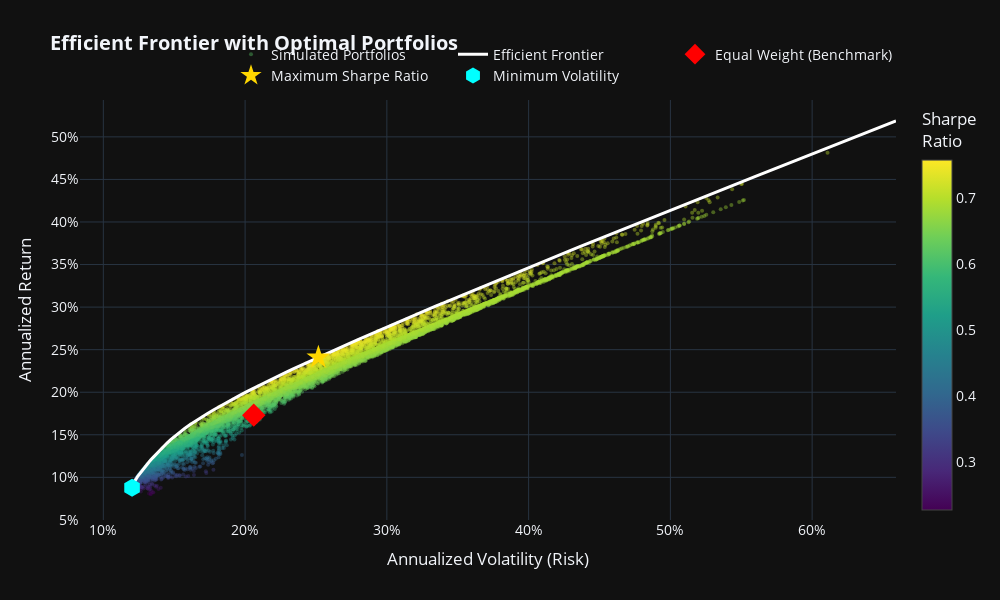

Write notebook code for a chart like this one.
### Code cell
# Efficient Frontier
efficient_frontier = optimizer.get_efficient_frontier(n_points=100)

# Create comprehensive visualization
fig = go.Figure()

# Monte Carlo cloud
fig.add_trace(go.Scatter(
    x=mc_results['Volatility'],
    y=mc_results['Return'],
    mode='markers',
    marker=dict(
        size=4,
        color=mc_results['Sharpe'],
        colorscale='Viridis',
        colorbar=dict(title='Sharpe<br>Ratio'),
        opacity=0.4
    ),
    name='Simulated Portfolios',
    hovertemplate='Vol: %{x:.1%}<br>Ret: %{y:.1%}<extra></extra>'
))

# Efficient Frontier line
fig.add_trace(go.Scatter(
    x=efficient_frontier['Volatility'],
    y=efficient_frontier['Return'],
    mode='lines',
    line=dict(color='white', width=3),
    name='Efficient Frontier'
))

# Equal Weight Portfolio
fig.add_trace(go.Scatter(
    x=[ew_portfolio['volatility']],
    y=[ew_portfolio['return']],
    mode='markers',
    marker=dict(size=18, color='red', symbol='diamond'),
    name='Equal Weight (Benchmark)',
    hovertemplate=f"EW<br>Vol: {ew_portfolio['volatility']:.1%}<br>Ret: {ew_portfolio['return']:.1%}<br>SR: {ew_portfolio['sharpe']:.2f}<extra></extra>"
))

# Max Sharpe
fig.add_trace(go.Scatter(
    x=[msr_portfolio['volatility']],
    y=[msr_portfolio['return']],
    mode='markers',
    marker=dict(size=18, color='gold', symbol='star'),
    name='Maximum Sharpe Ratio',
    hovertemplate=f"MSR<br>Vol: {msr_portfolio['volatility']:.1%}<br>Ret: {msr_portfolio['return']:.1%}<br>SR: {msr_portfolio['sharpe']:.2f}<extra></extra>"
))

# Min Volatility
fig.add_trace(go.Scatter(
    x=[min_vol_portfolio['volatility']],
    y=[min_vol_portfolio['return']],
    mode='markers',
    marker=dict(size=18, color='cyan', symbol='hexagon'),
    name='Minimum Volatility',
    hovertemplate=f"MinVol<br>Vol: {min_vol_portfolio['volatility']:.1%}<br>Ret: {min_vol_portfolio['return']:.1%}<br>SR: {min_vol_portfolio['sharpe']:.2f}<extra></extra>"
))

fig.update_layout(
    title='<b>Efficient Frontier with Optimal Portfolios</b>',
    xaxis_title='Annualized Volatility (Risk)',
    yaxis_title='Annualized Return',
    template='plotly_dark',
    font=dict(size=14),
    xaxis_tickformat='.0%',
    yaxis_tickformat='.0%',
    legend=dict(orientation='h', yanchor='bottom', y=1.02, xanchor='right', x=1),
    width=1000,
    height=600
)

fig.show()

### Figure 1 — Plotly figure (JSON) as saved in the notebook; plotly's stock layout.template omitted (floating-point values rounded to 4 significant figures; data arrays with more than 128 entries replaced by an {"elided": "..."} marker saying what was removed)
{"data": [{"hovertemplate": "Vol: %{x:.1%}<br>Ret: %{y:.1%}<extra></extra>", "marker": {"color": {"elided": "10000 float values"}, "colorbar": {"title": {"text": "Sharpe<br>Ratio"}}, "colorscale": [[0.0, "#440154"], [0.1111, "#482878"], [0.2222, "#3e4989"], [0.3333, "#31688e"], [0.4444, "#26828e"], [0.5556, "#1f9e89"], [0.6667, "#35b779"], [0.7778, "#6ece58"], [0.8889, "#b5de2b"], [1.0, "#fde725"]], "opacity": 0.4, "size": 4}, "mode": "markers", "name": "Simulated Portfolios", "type": "scatter", "x": {"elided": "10000 float values"}, "y": {"elided": "10000 float values"}}, {"line": {"color": "white", "width": 3}, "mode": "lines", "name": "Efficient Frontier", "type": "scatter", "x": [0.1203, 0.1212, 0.1225, 0.1241, 0.126, 0.128, 0.1301, 0.1324, 0.1347, 0.1371, 0.1396, 0.1421, 0.1448, 0.1475, 0.1506, 0.1538, 0.1573, 0.161, 0.1649, 0.169, 0.1732, 0.1776, 0.1822, 0.1868, 0.1916, 0.1966, 0.2016, 0.2067, 0.2119, 0.2172, 0.2226, 0.228, 0.2335, 0.2391, 0.2448, 0.2505, 0.2562, 0.262, 0.2679, 0.2737, 0.2797, 0.2856, 0.2916, 0.2976, 0.3037, 0.3098, 0.3159, 0.322, 0.3282, 0.3344, 0.3406, 0.3468, 0.3531, 0.3594, 0.3656, 0.3719, 0.3783, 0.3846, 0.3909, 0.3973, 0.4037, 0.4101, 0.4165, 0.4229, 0.4293, 0.4357, 0.4421, 0.4486, 0.4551, 0.4615, 0.468, 0.4745, 0.481, 0.4875, 0.494, 0.5005, 0.507, 0.5136, 0.5201, 0.5267, 0.5333, 0.5398, 0.5464, 0.553, 0.5596, 0.5662, 0.5728, 0.5794, 0.586, 0.5926, 0.5993, 0.6059, 0.6126, 0.6192, 0.6258, 0.6325, 0.6392, 0.6458, 0.6525, 0.6592], "y": [0.08777, 0.09212, 0.09647, 0.1008, 0.1052, 0.1095, 0.1139, 0.1182, 0.1226, 0.1269, 0.1313, 0.1356, 0.14, 0.1443, 0.1487, 0.1531, 0.1574, 0.1618, 0.1661, 0.1705, 0.1748, 0.1792, 0.1835, 0.1879, 0.1922, 0.1966, 0.2009, 0.2053, 0.2096, 0.214, 0.2183, 0.2227, 0.227, 0.2314, 0.2357, 0.2401, 0.2444, 0.2488, 0.2532, 0.2575, 0.2619, 0.2662, 0.2706, 0.2749, 0.2793, 0.2836, 0.288, 0.2923, 0.2967, 0.301, 0.3054, 0.3097, 0.3141, 0.3184, 0.3228, 0.3271, 0.3315, 0.3358, 0.3402, 0.3445, 0.3489, 0.3532, 0.3576, 0.362, 0.3663, 0.3707, 0.375, 0.3794, 0.3837, 0.3881, 0.3924, 0.3968, 0.4011, 0.4055, 0.4098, 0.4142, 0.4185, 0.4229, 0.4272, 0.4316, 0.4359, 0.4403, 0.4446, 0.449, 0.4533, 0.4577, 0.4621, 0.4664, 0.4708, 0.4751, 0.4795, 0.4838, 0.4882, 0.4925, 0.4969, 0.5012, 0.5056, 0.5099, 0.5143, 0.5186]}, {"hovertemplate": "EW<br>Vol: 20.6%<br>Ret: 17.3%<br>SR: 0.60<extra></extra>", "marker": {"color": "red", "size": 18, "symbol": "diamond"}, "mode": "markers", "name": "Equal Weight (Benchmark)", "type": "scatter", "x": [0.2061], "y": [0.1731]}, {"hovertemplate": "MSR<br>Vol: 25.2%<br>Ret: 24.1%<br>SR: 0.76<extra></extra>", "marker": {"color": "gold", "size": 18, "symbol": "star"}, "mode": "markers", "name": "Maximum Sharpe Ratio", "type": "scatter", "x": [0.2517], "y": [0.241]}, {"hovertemplate": "MinVol<br>Vol: 12.0%<br>Ret: 8.8%<br>SR: 0.31<extra></extra>", "marker": {"color": "cyan", "size": 18, "symbol": "hexagon"}, "mode": "markers", "name": "Minimum Volatility", "type": "scatter", "x": [0.1203], "y": [0.08777]}], "layout": {"font": {"size": 14}, "height": 600, "legend": {"orientation": "h", "x": 1, "xanchor": "right", "y": 1.02, "yanchor": "bottom"}, "title": {"text": "<b>Efficient Frontier with Optimal Portfolios</b>"}, "width": 1000, "xaxis": {"tickformat": ".0%", "title": {"text": "Annualized Volatility (Risk)"}}, "yaxis": {"tickformat": ".0%", "title": {"text": "Annualized Return"}}}}
